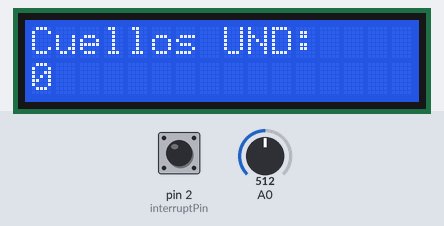
Bench run of a sketch on a simulated Arduino Uno, built with avr-gcc and run on an emulated ATmega328P. On the bench: 16×2 character LCD. The inputs (shaded band) are chosen by the test bench; at power-on: A0 = 512, pin 2 (interruptPin) HIGH.

Above: at 3.2 s.
3.3 s: A0 set to 262
4.8 s: A0 set to 238
At 6.1 s:
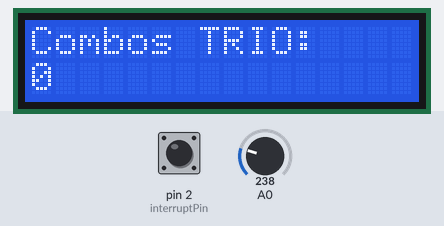
6.4 s: A0 set to 306
At 6.55 s:
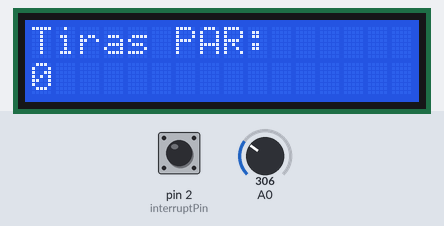
8.1 s: pin 2 (interruptPin) pulled LOW for 0.15 s
At 8.5 s:
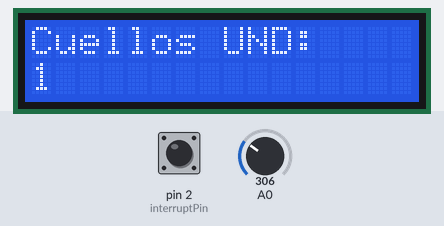
9.7 s: pin 2 (interruptPin) pulled LOW for 1 s
At 10.4 s:
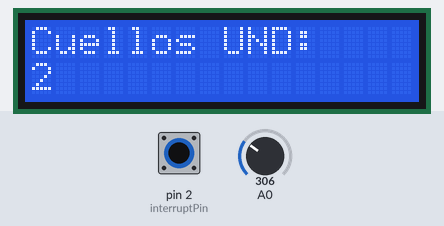
Timing chart, 0 to 12.7 s (numbered marks = the images above; inputs shaded):
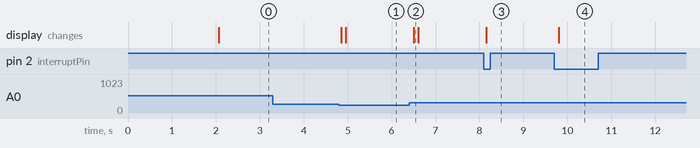

Measured:
- the behaviour switches between 250 and 249 on A0 (found by bisection; images 0 and 1)
- after the input at 3.3 s, every drawn part: stays the same
- after the input at 4.8 s, the display: first changes after 0.05 s (image 1 shows a later state)
- after the input at 6.4 s, the display: changes after 0.10 s (image 2)
- after the input at 8.1 s, the display: changes after 0.05 s (image 3)
- after the input at 9.7 s, the display: changes after 0.10 s (image 4)

The sketch:

contador_cuellos_2.ino
```cpp
#include <LiquidCrystal.h>
LiquidCrystal lcd(8, 9, 4, 5, 6, 7);

int lcd_key     =     0;
int adc_key_in  =     0;
#define btnRIGHT      0
#define btnUP         1
#define btnDOWN       2
#define btnLEFT       3
#define btnSELECT     4
#define btnNONE       5
#define interruptPin  2
#define zeroPin       3


unsigned long t1 = 0;
int teclado = 1;
int cantidad = 0;
volatile byte state = LOW;      // para el led de la board
unsigned long time1, time2;     // variables para guardar tiempo de ejecucion y eliminar lecuras falsas
bool p = false, f = true;       // bandeas para controlar y eliminar lecturas falsas
const int bounce     = 100;    // retardo para evitar rebote en lectura de interrupcion, entre mayor mas estable, pero si el tiempo es muy largo podria dejar pasar objetos sin detectar

int tipo = 1;

void setup() {
  pinMode(interruptPin, INPUT_PULLUP);                                      // activar pullup interno de la interrupcion
  attachInterrupt(digitalPinToInterrupt(interruptPin), blink, FALLING);     // definir pin de interrupcion, nombre de la interrupcion, trigger de la interrupccion
  lcd.begin(16, 2);              // Inicializar el LCD
  lcd.setCursor(1, 0);
  lcd.print("***LICRTEX***");     // print a simple message
  delay(2000);
  lcd.clear();
}

void loop() {
  if (millis() - t1 > 100) {
    teclado = botones_f();
    seleccion();
    pantalla();
    t1 = millis();
  }
  interrupcion();
}

void pantalla() {
  int c;
  lcd.setCursor(0, 0);
  switch (tipo) {
    case 1:
      lcd.print("Cuellos UND:    ");     // se envia por serial la informacion, probablementese cambie al loop principal
      c = cantidad;
      lcd.setCursor(0, 1);
      lcd.print(c);
      break;
    case 2:
      lcd.print("Tiras PAR:      ");     // se envia por serial la informacion, probablementese cambie al loop principal
      c = cantidad / 2;
      lcd.setCursor(0, 1);
      lcd.print(c);
      break;
    case 3:
      lcd.print("Combos TRIO: ");     // se envia por serial la informacion, probablementese cambie al loop principal
      c = cantidad / 3;
      lcd.setCursor(0, 1);
      lcd.print(c);
      break;
  }
  lcd.print("   ");
 }

void seleccion() {
  if (teclado != 5) {
    if (teclado == btnUP) {
      tipo++;
      if (tipo > 3) {
        tipo = 3;
      }
    }
    if (teclado == btnDOWN) {
      tipo--;
      if (tipo < 1 ) {
        tipo = 1;
      }
    }
  }
}

void zero() { // funcion que lleva todas las variables a zero, sirve para calibrar la balanza y el odometro a zero
  if (teclado == btnSELECT) {
    cantidad = 0;
    delay(100);
  }
}

int botones_f() {
  adc_key_in = analogRead(0);      // Leemos A0
  // Mis botones dan:  0, 145, 329,507,743
  // Y ahora los comparamos con un margen comodo
  if (adc_key_in > 900) return btnNONE;     // Ningun boton pulsado
  if (adc_key_in < 50)   return btnRIGHT;
  if (adc_key_in < 250)  return btnUP;
  if (adc_key_in < 450)  return btnDOWN;
  if (adc_key_in < 650)  return btnLEFT;
  if (adc_key_in < 850)  return btnSELECT;
  return btnNONE;  // Por si todo falla
}

void interrupcion() {
  if (p) {
    state = !state;
    p = false;
    cantidad++;
    time1 = millis();
  }
  if (millis()- time1 > bounce) {
    f = true;
  }
}

void blink() {
  if (f) {
    f = false;
    p = true;
  }
}
```
